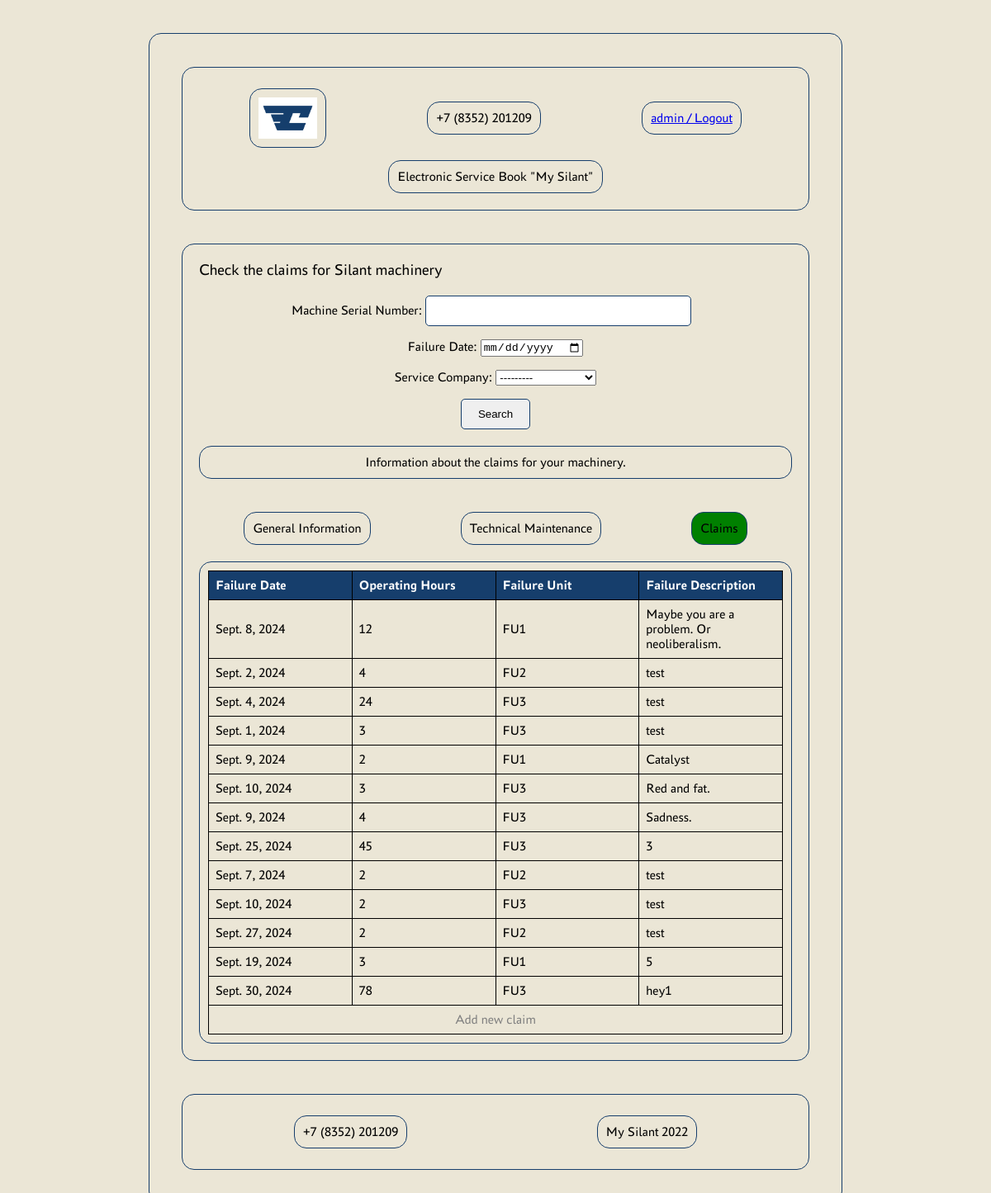
Screenshot of /claims/ (signed in) with the database file from the repository.
### silant_app/models/models.py (models this page shows, shortened)
class CustomUser(AbstractUser):
    is_service_company = models.BooleanField(default=False)

class Claim(models.Model):
    machine = models.ForeignKey(Machine, on_delete=models.CASCADE)
    failure_date = models.DateField()
    operating_hours = models.IntegerField()
    failure_unit = models.ForeignKey(FailureUnitReference, related_name='failure_units', on_delete=models.CASCADE)
    failure_description = models.TextField()
    recovery_method = models.ForeignKey(RecoveryMethodReference, related_name='recovery_methods',
                                        on_delete=models.CASCADE)
    used_spare_parts = models.TextField()
    recovery_date = models.DateField()
    downtime = models.IntegerField()  # Calculated as recovery_date - failure_date
    service_company = models.ForeignKey(ServiceCompanyReference, related_name='claim_service_companies',
                                        on_delete=models.CASCADE)

### silant_app/models/reference_models.py (models this page shows, shortened)
class FailureUnitReference(models.Model):
    name = models.CharField(max_length=255)
    specification = models.TextField()

### silant_app/views.py (the view)
# urls.py: path('claims/', ClaimListView.as_view(), name='claims'),
class ClaimListView(LoginRequiredMixin, ClaimPermissions, ListView):
    model = Claim
    template_name = 'claims.html'
    context_object_name = 'claims'
    filterset_class = ClaimFilter
    def get_queryset(self):
        queryset = Claim.objects.all()
        self.filterset = self.filterset_class(self.request.GET, queryset=queryset)
        return self.filterset.qs
    def get_context_data(self, **kwargs):
        context = super().get_context_data(**kwargs)
        context['filter'] = self.filterset
        context['user_name'] = self.request.user.username
        context['can_edit_or_add'] = self.can_edit_or_add()
        return context
    def can_edit_or_add(self):
        user_groups = self.request.user.groups.values_list('id', flat=True)
        return any(group_id in [1, 3, 5] for group_id in user_groups)

### silant_app/models/reference_models.py (called while the page is built)
    def __str__(self):
        return self.name

### silant_app/views.py (called while the page is built)
    def test_func(self):
        user_groups = self.request.user.groups.values_list('id', flat=True)
        return any(group_id in [1, 3, 4, 5] for group_id in user_groups)

### templates/claims.html (shortened to what this page needs)
<!DOCTYPE html>
<html lang="en">
<head>
    {% load static %}
    <link rel="stylesheet" href="{% static 'css/styles.css' %}">
</head>
<body>
{% block header_1 %}
<header>
    <div class="super-header">
        {% block header_2 %}
        <div class="header-container">
            <div class="logo">
                <img id="logo" src="{% static 'logo/Logotype accent RGB 1.jpg' %}" alt="Logo"
                     data-logged-in-url="{% url 'landing_page_logged_in' %}"
                     data-logged-out-url="{% url 'landing_page' %}">
            </div>
            <div class="contact-info" id="phone-number">Loading...</div>
            <div class="login-button"><a href="{% url 'logout' %}">{{ user_name }} / Logout</a></div>
        </div>
        {% endblock %}
        <div class="electronic-service-book">Electronic Service Book "My Silant"</div>
    </div>
</header>
{% endblock %}
<main>
    <div class="main-container">
        {% block content %}
        <div class="main-title">Check the claims for Silant machinery</div>
        <form method="GET" action="{% url 'claims' %}">
            {{ filter.form.as_p }}
            <button type="submit">Search</button>
        </form>
        <div class="info-text">Information about the claims for your machinery.</div>
        <div class="navigation-buttons">
            <div id="general-info" class="general-info">General Information</div>
            <div id="technical-maintenance" class="to-button">Technical Maintenance</div>
            <div id="claims" class="green-button">Claims</div>
        </div>
        <div class="search-results">
            <table class="machine-table">
                <thead>
                    <tr>
                        <th>Failure Date</th>
                        <th>Operating Hours</th>
                        <th>Failure Unit</th>
                        <th>Failure Description</th>
                    </tr>
                </thead>
                <tbody>
                    {% if claims %}
                        {% for claim in claims %}
                            <tr onclick="window.location.href='{% url 'claims_detailed' claim.pk %}'">
                                <td>{{ claim.failure_date }}</td>
                                <td>{{ claim.operating_hours }}</td>
                                <td>{{ claim.failure_unit.name }}</td>
                                <td>{{ claim.failure_description }}</td>
                            </tr>
                        {% endfor %}
                    {% else %}
                        <tr>
                            <td colspan="4" style="text-align: center; color: gray;">No claims found</td>
                        </tr>
                    {% endif %}
                    {% if can_edit_or_add %}
                    <tr onclick="window.location.href='{% url 'create_claim' %}'">
                        <td colspan="4" style="text-align: center; color: gray;">Add new claim</td>
                    </tr>
                    {% endif %}
                </tbody>
            </table>
        </div>
        {% endblock %}
    </div>
</main>
{% block footer %}
<footer>
    <div class="footer-container">
        <div class="contact-info" id="footer-phone-number">Loading...</div>
        <div class="footer-text" id="footer-app-name">Loading...</div>
    </div>
</footer>
{% endblock %}
</body>
</html>

### static/css/styles.css (style rules this page uses)
body { font-family: 'PT Astra Sans', sans-serif; margin: 40px auto; padding: 20px; display: flex; flex-direction: column; background-color: #EBE6D6; border: 1px solid #163E6C; border-radius: 15px; box-sizing: border-box; max-width: 70%; width: 100%; }
.super-header { flex: 1; padding: 20px; text-align: center; border: 1px solid #163E6C; border-radius: 15px; background-color: #EBE6D6; max-width: 90%; width: 100%; margin: 20px auto 20px auto; }
.header-container { display: flex; justify-content: space-around; align-items: center; }
.header-container > div { display: inline-block; background-color: #EBE6D6; border: 1px solid #163E6C; border-radius: 15px; padding: 10px; margin: 5px; }
.electronic-service-book { display: inline-block; background-color: #EBE6D6; border: 1px solid #163E6C; border-radius: 15px; padding: 10px; margin-top: 10px; text-align: center; }
.main-container { flex: 1; padding: 20px; text-align: center; border: 1px solid #163E6C; border-radius: 15px; background-color: #EBE6D6; max-width: 90%; width: 100%; margin: 20px auto 20px auto; }
.main-title { text-align: left; font-size: 1.2em; margin-bottom: 20px; }
form { margin: 20px 0; }
input[type="text"] { padding: 10px; margin-right: 10px; width: 300px; border: 1px solid #163E6C; border-radius: 5px; }
button { padding: 10px 20px; border: 1px solid #163E6C; border-radius: 5px; }
.info-text { border: 1px solid #163E6C; border-radius: 15px; padding: 10px; margin: 20px 0; background-color: #EBE6D6; }
.search-results { margin-top: 0; text-align: left; border: 1px solid #163E6C; border-radius: 15px; padding: 10px; background-color: #EBE6D6; }
.footer-container { display: flex; justify-content: space-around; align-items: center; background-color: #EBE6D6; border: 1px solid #163E6C; border-radius: 15px; padding: 20px; text-align: center; max-width: 90%; width: 100%; margin: 20px auto 20px auto; }
.footer-container > div { display: inline-block; background-color: #EBE6D6; border: 1px solid #163E6C; border-radius: 15px; padding: 10px; margin: 5px; }
.search-results .machine-table { width: 100%; border-collapse: collapse; }
.search-results .machine-table th, .search-results .machine-table td { border: 1px solid black; padding: 8px; text-align: left; width: 20%; }
.search-results .machine-table th { background-color: #163E6C; color: #FFFFFF; }
.search-results .machine-table tr { cursor: pointer; }
.login-button { padding: 10px 20px; border: 1px solid #163E6C; border-radius: 5px; }
.logo img { max-width: 100%; height: auto; display: block; margin: 0 auto; max-height: 50px; }
.navigation-buttons { display: flex; justify-content: space-around; align-items: center; }
.navigation-buttons > div { display: inline-block; border: 1px solid #163E6C; border-radius: 15px; padding: 10px; margin: 20px auto 20px auto; }
.navigation-buttons > .green-button { background-color: green; }

### rows the page displays
CustomUser: username "admin"
Claim: failure_date "Sept. 8, 2024", operating_hours "12", failure_unit.name "FU1", failure_description "Maybe you are a problem. Or neoliberalism."
Claim: failure_date "Sept. 2, 2024", operating_hours "4", failure_unit.name "FU2", failure_description "test"
Claim: failure_date "Sept. 4, 2024", operating_hours "24", failure_unit.name "FU3", failure_description "test"
Claim: failure_date "Sept. 1, 2024", operating_hours "3", failure_unit.name "FU3", failure_description "test"
Claim: failure_date "Sept. 9, 2024", operating_hours "2", failure_unit.name "FU1", failure_description "Catalyst"
Claim: failure_date "Sept. 10, 2024", operating_hours "3", failure_unit.name "FU3", failure_description "Red and fat."
Claim: failure_date "Sept. 9, 2024", operating_hours "4", failure_unit.name "FU3", failure_description "Sadness."
Claim: failure_date "Sept. 25, 2024", operating_hours "45", failure_unit.name "FU3", failure_description "3"
Claim: failure_date "Sept. 7, 2024", operating_hours "2", failure_unit.name "FU2", failure_description "test"
Claim: failure_date "Sept. 10, 2024", operating_hours "2", failure_unit.name "FU3", failure_description "test"
Claim: failure_date "Sept. 27, 2024", operating_hours "2", failure_unit.name "FU2", failure_description "test"
Claim: failure_date "Sept. 19, 2024", operating_hours "3", failure_unit.name "FU1", failure_description "5"
Claim: failure_date "Sept. 30, 2024", operating_hours "78", failure_unit.name "FU3", failure_description "hey1"
